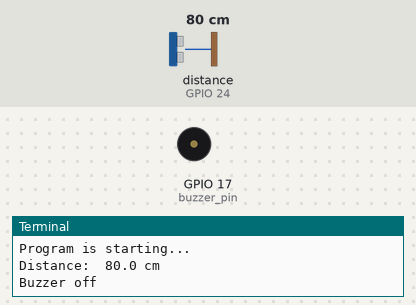
Simulated run of this program. Board: Raspberry Pi (BCM pin numbers). Parts: buzzer (waves = sounding), the last lines printed to the terminal. The test bench sets the inputs (shaded band); at power-on: distance to the obstacle (sensor on GPIO 24) 80 cm. The echo pulse lasts 58.3 µs per cm.

Above: at 1.2 s.
1.3 s: distance to the obstacle (sensor on GPIO 24) set to 12 cm
3.6 s: distance to the obstacle (sensor on GPIO 24) set to 9 cm
At 5.5 s:
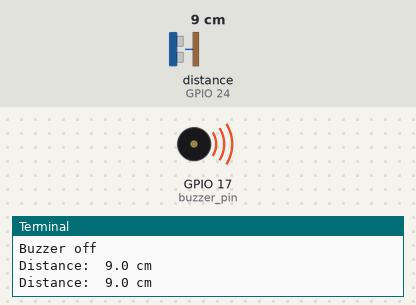
Timing chart, 0 to 7.0 s (numbered marks = the images above; inputs shaded):
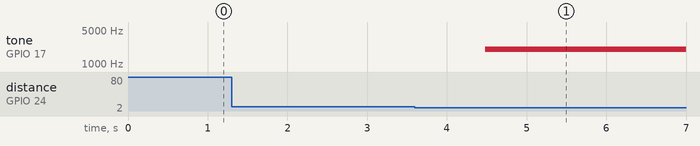

The program:

UploadCode.py
```python
from gpiozero import DistanceSensor
from time import sleep
import RPi.GPIO as GPIO
trigPin = 18
echoPin = 24
buzzer_pin = 17

sensor = DistanceSensor(echo=echoPin, trigger=trigPin, max_distance=3)

GPIO.setmode(GPIO.BCM)  # Use Broadcom GPIO numbering
GPIO.setup(buzzer_pin, GPIO.OUT)

# Set up PWM at 1000Hz frequency
pwm = GPIO.PWM(buzzer_pin, 2000)  # Use GPIO 17
pwm.start(0)  # Start PWM with 50% duty cycle (volume control)

def loop():
    while True:
        valueSensor =sensor.distance * 100
        print('Distance: ', sensor.distance * 100, 'cm')
        if(valueSensor<=10):
            pwm.ChangeDutyCycle(50)
        else:
            print("Buzzer off")
            pwm.ChangeDutyCycle(0)
        sleep(1)


if __name__ == '__main__':  # Program entrance
    print('Program is starting...')
    try:
        loop()
    except KeyboardInterrupt:  # Press ctrl-c to end the program.
        sensor.close()
        print("Ending program")
```

Measured:
- the behaviour switches between 11 and 10 cm on distance to the obstacle (sensor on GPIO 24) (found by bisection; images 0 and 1)
- after the input at 3.6 s, tone on GPIO 17 (buzzer_pin): silent → 2000 Hz after 0.88 s
